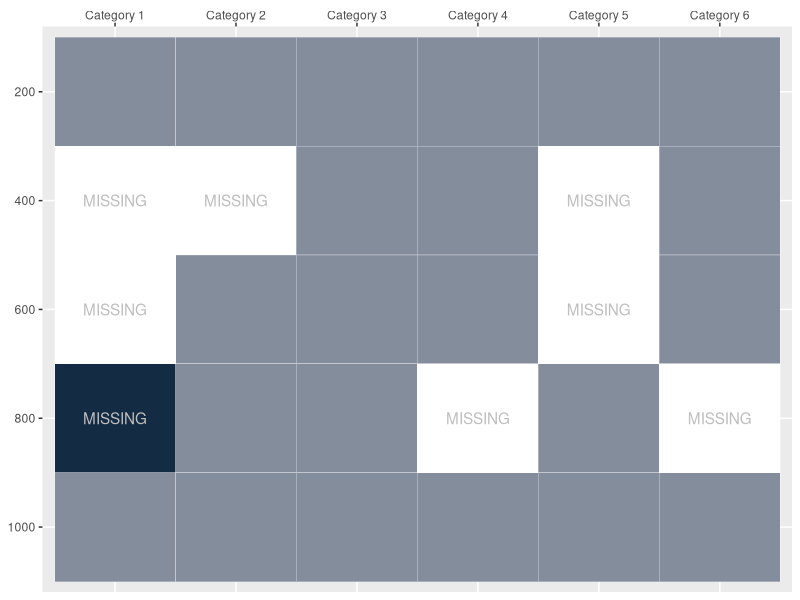
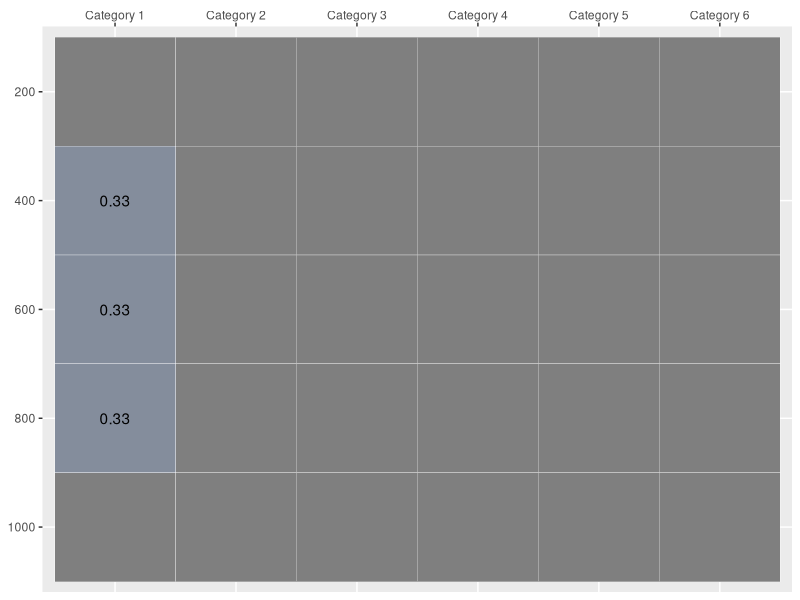

These charts were generated, in order, by the following R code:
## ---- chunk 1
library(tidyverse)
library(ggplot2)
jeopardy_board <- tibble(
  x_pos = c("Category 1", "Category 1", "Category 1", 
            "Category 1", "Category 1", 
            "Category 2", "Category 2", "Category 2", 
            "Category 2", "Category 2",
            "Category 3", "Category 3", "Category 3", 
            "Category 3", "Category 3", 
            "Category 4", "Category 4", "Category 4", 
            "Category 4", "Category 4", 
            "Category 5", "Category 5", "Category 5", 
            "Category 5", "Category 5",
            "Category 6", "Category 6", "Category 6", 
            "Category 6", "Category 6"),
  y_pos = c(200, 400, 600, 800, 1000, 
            200, 400, 600, 800, 1000,
            200, 400, 600, 800, 1000,
            200, 400, 600, 800, 1000,
            200, 400, 600, 800, 1000, 
            200, 400, 600, 800, 1000))

jeopardy_board <- jeopardy_board %>% 
  mutate(number_of_dd = c(1, 0, 0, 2, 1,
                          1, 0, 1, 1, 1,
                          1, 1, 1, 1, 1,
                          1, 1, 1, 0, 1,
                          1, 0, 0, 1, 1,
                          1, 1, 1, 0, 1),
          text = c(NA, "MISSING", "MISSING", "MISSING", NA,
                          NA, "MISSING", NA, NA, NA,
                          NA, NA, NA, NA, NA,
                          NA, NA, NA, "MISSING", NA,
                          NA, "MISSING", "MISSING", NA, NA,
                          NA, NA, NA, "MISSING", NA)) 
weighted_jeopardy_board <- jeopardy_board %>% 
  mutate(number_of_dd = c(NA, 0.33, 0.33, 0.33, NA,
                          NA, NA, NA, NA, NA,
                          NA, NA, NA, NA, NA,
                          NA, NA, NA, NA, NA,
                          NA, NA, NA, NA, NA,
                          NA, NA, NA, NA, NA)) 

## ---- chunk 2
jeopardy_board %>% 
   mutate(y_pos = factor(y_pos), 
                        y_pos = factor(y_pos, levels = rev(levels(y_pos)))) %>% 
  ggplot(aes(x = x_pos, y = y_pos, fill = number_of_dd)) +
  geom_tile(color = "White", size = 0.1) +
  scale_fill_continuous(high = "#132B43", low = "white") + 
  labs(x = NULL, 
       y = NULL, 
       fill = NULL) +
  theme(legend.position = "none") + 
  geom_text(aes(label = text), color = "gray") +
  scale_x_discrete(position = "top") +
  theme(plot.caption = element_text(hjust = 0, size = rel(1.2)))
## ---- chunk 3
weighted_jeopardy_board %>% 
   mutate(y_pos = factor(y_pos), 
                        y_pos = factor(y_pos, levels = rev(levels(y_pos)))) %>% 
  ggplot(aes(x = x_pos, y = y_pos, fill = number_of_dd)) +
  geom_tile(color = "White", size = 0.1) +
  scale_fill_continuous(high = "#132B43", low = "white") + 
  labs(x = NULL, 
       y = NULL, 
       fill = NULL) +
  theme(legend.position = "none") + 
  geom_text(aes(label = number_of_dd)) +
  scale_x_discrete(position = "top") +
  theme(plot.caption = element_text(hjust = 0, size = rel(1.2)))
